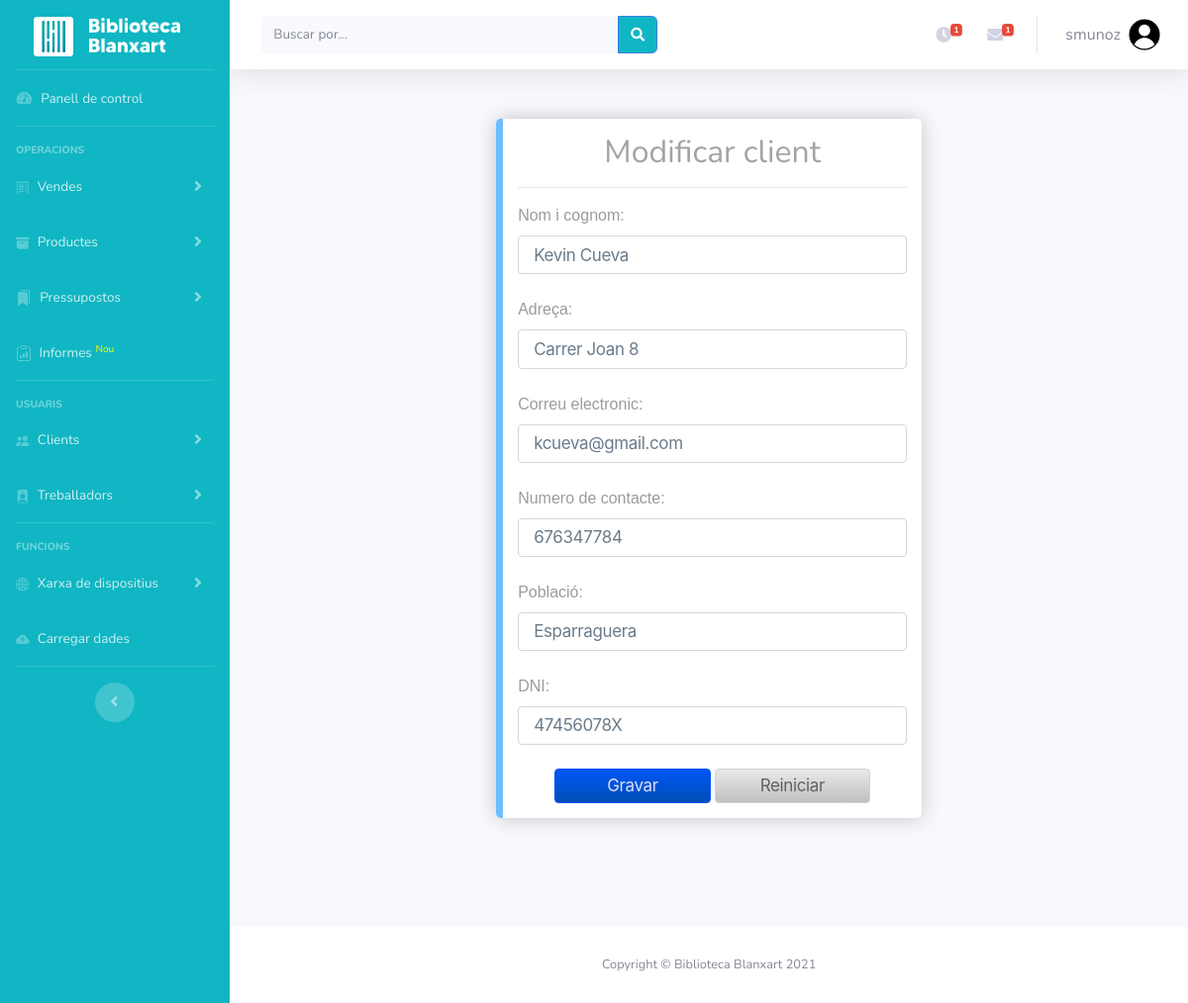
Screenshot of /modificar_client.php?usuari=1 (signed in) with the database file from the repository.
### tables this page shows
CREATE TABLE tb_clients (
    id_client INT PRIMARY KEY AUTO_INCREMENT, 
    nom_client VARCHAR(50), 
    adreça VARCHAR(50), 
    poblacio VARCHAR(50), 
    nif VARCHAR(12), 
    telefon VARCHAR(12), 
    correu_electronic VARCHAR(40)
);

### modificar_client.php (the view, shortened to what this page needs)
<!DOCTYPE html>
<html lang="cat">
<head>
    <link href="vendor/fontawesome-free/css/all.min.css" rel="stylesheet" type="text/css">
    <link href="css/aso.css" rel="stylesheet">
    <link href="css/sb-admin-2.min.css" rel="stylesheet">
</head>
<body id="page-top">
    <div id="wrapper">
    <?php include("layout/menu-lateral.php"); ?>
<div id="content-wrapper" class="d-flex flex-column">
    <div id="content">
        <?php include("layout/user-logout.php"); ?>
      <div id="page-content-wrapper">
    <?php
        include("functions/connector.php");
        $sql="SELECT * FROM tb_clients WHERE id_client=".$_GET["usuari"];
        $result=mysqli_query($dbLink,$sql) or exit(mysqli_connect_error($dbLink));
        $usuari=mysqli_fetch_array($result);
        ?>
        <div class="recuadro_menu">
        <h1 class="nou-usuari">Modificar client</h1>
        <hr>
        <form action=functions/gravar_modificar_client.php method="POST">
            <label for=nom_client>Nom i cognom: </label>
            <input class="form-textbox form-textbox-text" type="text" id=nom_client name=nom_client value="<?php echo $usuari["nom_client"]; ?>" size="20"><br><br>
            <label for=adreça>Adreça: </label>
            <input class="form-textbox form-textbox-text" type="text" id=adreça name=adreça value="<?php echo $usuari["adreça"]; ?>" size="40"><br><br>
            <label for=correu_electronic>Correu electronic: </label>
            <input class="form-textbox form-textbox-text" type="text" id=correu_electronic name=correu_electronic value="<?php echo $usuari["correu_electronic"]; ?>" size="40"><br><br>
            <label for=telefon>Numero de contacte: </label>
            <input class="form-textbox form-textbox-text" type="tel" id=telefon name=telefon value="<?php echo $usuari["telefon"]; ?>" size="40"><br><br>
            <label for=poblacio>Població: </label>
            <input class="form-textbox form-textbox-text" type="text" id=poblacio name=poblacio value="<?php echo $usuari["poblacio"]; ?>" size="40"><br><br>
            <label for=>DNI: </label>
            <input class="form-textbox form-textbox-text" type="text" id=nif name=nif value="<?php echo $usuari["nif"]; ?>" size="40"><br><br>
            <div align="center">
            <input class="button button-block-info as-tradeupinline-button" type="submit" value="Gravar"/>
            <input class="button-white button-block-petit as-tradeupinline-button" type="reset" value="Reiniciar"/><br>
            </form>
             </div>
        </div>
  </div>
<?php include("layout/footer.php"); ?>
</div>
    </div>
</body>
</html>

### css/aso.css (style rules this page uses)
body { font: 14px sans-serif; }
body { background-image: url("../img/wallpaper.jpg"); font-family: sans-serif; overflow: auto; color: #000000; background-position: center; background-attachment: fixed; background-position: center; background-repeat: no-repeat; background-size: cover; height: 500px; }
.recuadro_menu { background-color: #ffffff; border-radius: 5px 5px 5px 5px; border-style: solid; border-width: 0px 0px 0px 7px; border-color: #239cffa7; box-shadow: 0px 0px 20px 0px rgba(0, 0, 0, 0.22); transition: background 0.5s, border 0.5s, border-radius 0.5s, box-shadow 0.5s; box-sizing: border-box; left: 100px; top: 200px; align-content: center!important; width: 100%; max-width: 430px; padding: 15px; margin: auto; margin-top: 50px; margin-bottom: 110px; }
.button { font-size: 17px; line-height: 1.47059; font-weight: 400; letter-spacing: -.022em; font-family: SF Pro Text,SF Pro Icons,AOS Icons,Helvetica Neue,Helvetica,Arial,sans-serif; background-color: #825700; background: linear-gradient(#f39f14,#947104); border: 1px solid #ad6f18; border-radius: 4px; color: #fff; cursor: pointer; display: inline-block; min-width: 30px; padding: 4px 15px; text-align: center; white-space: nowrap; }
.as-tradeupinline-button { z-index: 1; }
h1 { color: rgb(163, 163, 163); text-align: center; font-size: 45px; }
hr { border-top: 1px solid #3b3b3b; }
label { color: #9c9c9c; font-family: Arial, Helvetica, sans-serif; }
.nou-usuari { font-size: 32px; }
.form-textbox { font-size: 17px; line-height: 1.23543; font-weight: 400; letter-spacing: -.022em; font-family: SF Pro Text,SF Pro Icons,AOS Icons,Helvetica Neue,Helvetica,Arial,sans-serif; display: inline-block; box-sizing: border-box; vertical-align: top; width: 100%; height: 2.3em; padding-left: .94118rem; padding-right: .94118rem; color: #6a7b8a; text-align: left; border: 1px solid #d6d6d6; border-radius: 4px; background: #fffc; }
.button-block-petit { box-sizing: border-box; width: 40%; }
.button-white { font-size: 17px; line-height: 1.47059; font-weight: 400; letter-spacing: -.022em; font-family: SF Pro Text,SF Pro Icons,AOS Icons,Helvetica Neue,Helvetica,Arial,sans-serif; background-color: #c9cbcc; background: linear-gradient(#e9e9e9,#c0c0c0); border: 1px solid rgb(211, 211, 211); border-radius: 4px; color: rgb(97, 97, 97); cursor: pointer; display: inline-block; min-width: 30px; padding: 4px 15px; text-align: center; white-space: nowrap; }
.button-block-info { box-sizing: border-box; width: 40%; font-size: 17px; line-height: 1.47059; font-weight: 400; letter-spacing: -.022em; font-family: SF Pro Text,SF Pro Icons,AOS Icons,Helvetica Neue,Helvetica,Arial,sans-serif; background-color: #0075b9; background: linear-gradient(#0056f5,#004fb6); border: 1px solid rgb(0, 81, 255); border-radius: 4px; color: rgb(241 241 255 / 89%); cursor: pointer; display: inline-block; min-width: 30px; padding: 4px 15px; text-align: center; white-space: nowrap; }

### rows the page displays
tb_clients: nom_client "Kevin Cueva", adreça "Carrer Joan 8", correu_electronic "kcueva@gmail.com", telefon "676347784", poblacio "Esparraguera", nif "47456078X"

### other values shown
$_SESSION["usuari"] "smunoz"
